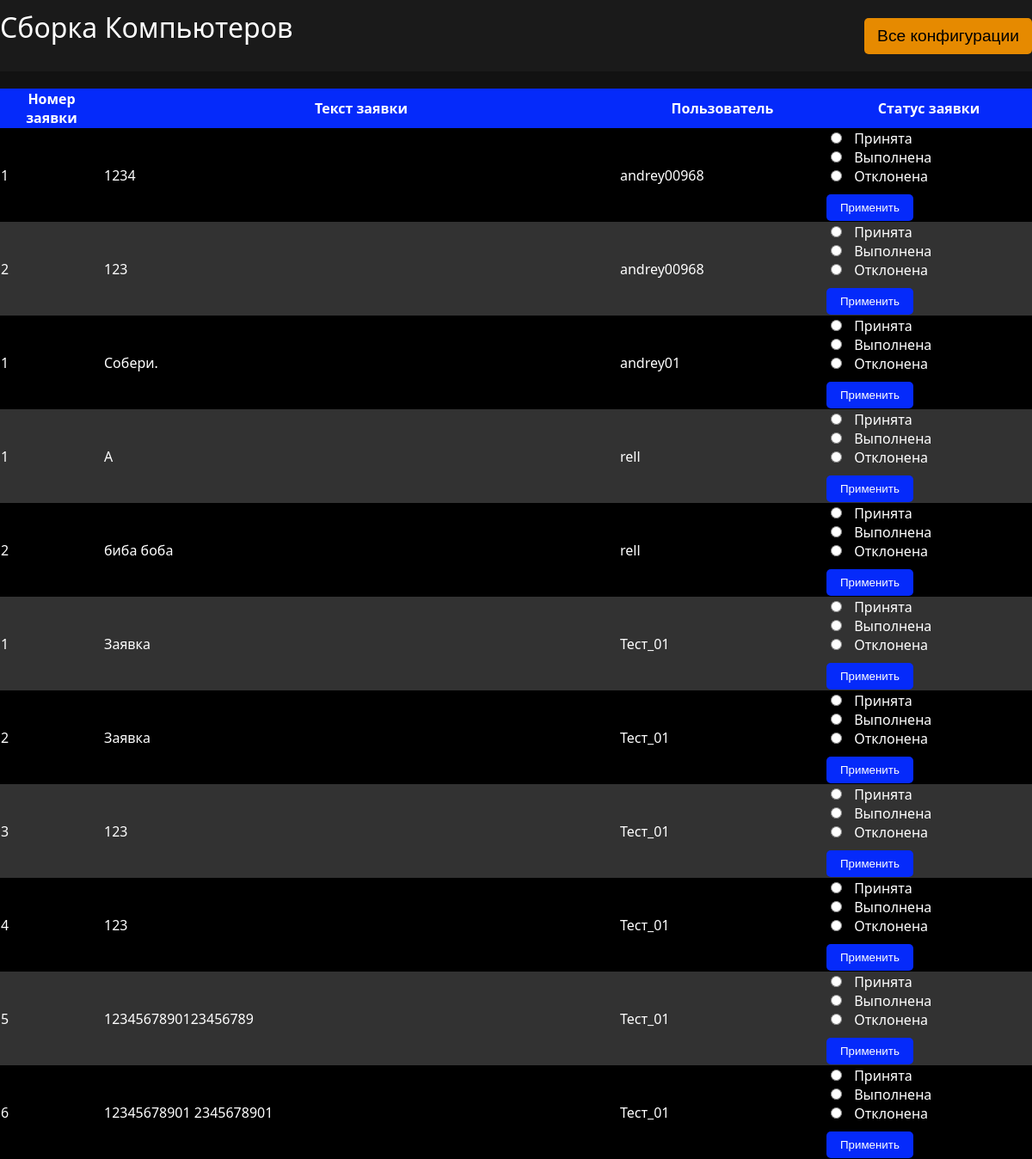
Screenshot of /all_requests (signed in) with the database file from the repository.
### app.py (models this page shows)
class User(db.Model):
    __tablename__ = 'users'
    id = db.Column(db.Integer, primary_key=True)
    username = db.Column(db.String(80), unique=True, nullable=False)
    password = db.Column(db.String(120), nullable=False)
    sborki = db.Column(db.Text, nullable=True)
    zayavki = db.Column(db.Text, nullable=True)
    admin = db.Column(db.Integer, default=0)

### app.py (the view)
@app.route('/all_requests')
def all_requests():
    if 'user_id' in session:
        user = User.query.get(session['user_id'])
        if user and user.admin == 1:
            all_zayavki = []
            users = User.query.all()
            for u in users:
                if u.zayavki:
                    for z in u.zayavki.split('\n'):
                        if z.strip():
                            parts = z.split(': ')
                            number = parts[0].split('№')[1]
                            text = parts[1].strip('"')
                            all_zayavki.append((number, text, u.username))
            return render_template('all_requests.html', zayavki=all_zayavki, is_admin=True)
    return redirect('/personal_account')

### templates/all_requests.html (shortened to what this page needs)
<!DOCTYPE html>
<html lang="ru">
<head>
<link rel="stylesheet" href="{{ url_for('static', filename='css/styles.css') }}">
</head>
<body>
<header>
    <div class="logo">
        <a href="{{ url_for('index') }}">Сборка Компьютеров</a>
    </div>
    <nav>
        {% if user %}
            {% if user.admin == 1 %}
                <button class="account-btn" onclick="location.href='{{ url_for('all_requests') }}'">Все заявки</button>
            {% else %}
                <button class="account-btn" onclick="location.href='{{ url_for('my_requests') }}'">Мои заявки</button>
            {% endif %}
        {% else %}
            <button class="account-btn" onclick="location.href='{{ url_for('all_configurations') }}'">Все конфигурации</button>
        {% endif %}
    </nav>
</header>
<main>
    <table>
        <tr>
            <th>Номер заявки</th>
            <th>Текст заявки</th>
            <th>Пользователь</th>
            <th>Статус заявки</th>
        </tr>
        {% for zayavka in zayavki %}
<tr>
    <td>{{ zayavka[0] }}</td>
    <td>{{ zayavka[1] }}</td>
    <td>{{ zayavka[2] }}</td>
    <td>
        <div>
            <input type="radio" name="status-{{ zayavka[0] }}" class="status-checkbox" data-number="{{ zayavka[0] }}" data-status="1" {% if '1' in zayavka[3] %}checked{% endif %}> Принята
        </div>
        <div>
            <input type="radio" name="status-{{ zayavka[0] }}" class="status-checkbox" data-number="{{ zayavka[0] }}" data-status="2" {% if '2' in zayavka[3] %}checked{% endif %}> Выполнена
        </div>
        <div>
            <input type="radio" name="status-{{ zayavka[0] }}" class="status-checkbox" data-number="{{ zayavka[0] }}" data-status="3" {% if '3' in zayavka[3] %}checked{% endif %}> Отклонена
        </div>
        <button class="apply-btn" data-number="{{ zayavka[0] }}" data-username="{{ zayavka[2] }}" data-type="request">Применить</button>
    </td>
</tr>
{% endfor %}
    </table>
</main>
</body>
</html>

### static/css/styles.css (style rules this page uses)
body { background-color: #121212; color: #ffffff; font-family: 'Segoe UI', Tahoma, Geneva, Verdana, sans-serif; margin: 0; padding: 0; box-sizing: border-box; }
.logo a { font-size: 2em; color: #ffffff; text-decoration: none; display: block; text-align: center; margin-bottom: 20px; }
header { background-color: #1a1a1a; padding: 10px 0; display: flex; justify-content: space-between; align-items: center; }
.account-btn { background-color: #e68a00; font-size: 1.2em; padding: 10px 15px; border-radius: 5px; border: none; cursor: pointer; transition: background-color 0.3s; }

### templates/all_requests.html (style rules this page uses)
table { width: 100%; border-collapse: collapse; margin-top: 20px; }
tr:nth-child(even) { background-color: #000; color: #fff; }
tr:nth-child(odd) { background-color: #323232; color: #fff; }
th { background-color: #052afa; color: white; }
th:nth-child(1), td:nth-child(1) { width: 10%; }
th:nth-child(2), td:nth-child(2) { width: 50%; }
th:nth-child(3), td:nth-child(3) { width: 20%; }
th:nth-child(4), td:nth-child(4) { width: 20%; }
.status-checkbox { margin-right: 10px; }
.apply-btn { margin-top: 10px; padding: 8px 16px; background-color: #052afa; border: none; color: white; cursor: pointer; border-radius: 5px; transition: background-color 0.3s ease; }

### rows the page displays
User: zayavka "1", zayavka "1234", username "andrey00968", zayavka "2", zayavka "123"
User: zayavka "1", zayavka "Собери.", username "andrey01"
User: zayavka "1", zayavka "А", username "rell", zayavka "2", zayavka "биба боба"
User: zayavka "1", zayavka "Заявка", username "Тест_01", zayavka "2", zayavka "3", zayavka "123", zayavka "4", zayavka "5", zayavka "1234567890123456789", zayavka "6", zayavka "12345678901 2345678901"
